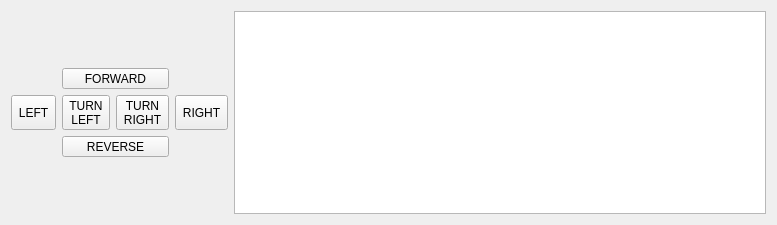
<?xml version="1.0" encoding="UTF-8"?>
<ui version="4.0">
 <class>MainWindow</class>
 <widget class="QMainWindow" name="MainWindow">
  <property name="geometry">
   <rect>
    <x>0</x>
    <y>0</y>
    <width>777</width>
    <height>225</height>
   </rect>
  </property>
  <property name="sizePolicy">
   <sizepolicy hsizetype="Preferred" vsizetype="Preferred">
    <horstretch>0</horstretch>
    <verstretch>0</verstretch>
   </sizepolicy>
  </property>
  <property name="windowTitle">
   <string>ROS HMI</string>
  </property>
  <widget class="QWidget" name="centralWidget">
   <property name="sizePolicy">
    <sizepolicy hsizetype="Maximum" vsizetype="Maximum">
     <horstretch>0</horstretch>
     <verstretch>0</verstretch>
    </sizepolicy>
   </property>
   <layout class="QVBoxLayout" name="verticalLayout">
    <item>
     <layout class="QHBoxLayout" name="topHorizontalLayout">
      <item>
       <layout class="QVBoxLayout" name="buttons">
        <item>
         <spacer name="verticalSpacer_2">
          <property name="orientation">
           <enum>Qt::Vertical</enum>
          </property>
          <property name="sizeHint" stdset="0">
           <size>
            <width>20</width>
            <height>40</height>
           </size>
          </property>
         </spacer>
        </item>
        <item>
         <layout class="QGridLayout" name="controlButtons">
          <property name="sizeConstraint">
           <enum>QLayout::SetDefaultConstraint</enum>
          </property>
          <item row="2" column="0">
           <widget class="QToolButton" name="leftButton">
            <property name="sizePolicy">
             <sizepolicy hsizetype="Preferred" vsizetype="Preferred">
              <horstretch>0</horstretch>
              <verstretch>0</verstretch>
             </sizepolicy>
            </property>
            <property name="text">
             <string>LEFT</string>
            </property>
           </widget>
          </item>
          <item row="2" column="3">
           <widget class="QToolButton" name="rightButton">
            <property name="sizePolicy">
             <sizepolicy hsizetype="Fixed" vsizetype="Preferred">
              <horstretch>0</horstretch>
              <verstretch>0</verstretch>
             </sizepolicy>
            </property>
            <property name="text">
             <string>RIGHT</string>
            </property>
           </widget>
          </item>
          <item row="3" column="1" colspan="2">
           <widget class="QToolButton" name="reverseButton">
            <property name="sizePolicy">
             <sizepolicy hsizetype="Preferred" vsizetype="Preferred">
              <horstretch>0</horstretch>
              <verstretch>0</verstretch>
             </sizepolicy>
            </property>
            <property name="text">
             <string>REVERSE</string>
            </property>
           </widget>
          </item>
          <item row="0" column="1" colspan="2">
           <widget class="QToolButton" name="forwardButton">
            <property name="sizePolicy">
             <sizepolicy hsizetype="Preferred" vsizetype="Preferred">
              <horstretch>0</horstretch>
              <verstretch>0</verstretch>
             </sizepolicy>
            </property>
            <property name="text">
             <string>FORWARD</string>
            </property>
           </widget>
          </item>
          <item row="2" column="2">
           <widget class="QToolButton" name="turnRightButton">
            <property name="sizePolicy">
             <sizepolicy hsizetype="Preferred" vsizetype="Preferred">
              <horstretch>0</horstretch>
              <verstretch>0</verstretch>
             </sizepolicy>
            </property>
            <property name="text">
             <string>TURN
RIGHT</string>
            </property>
           </widget>
          </item>
          <item row="2" column="1">
           <widget class="QToolButton" name="turnLeftButton">
            <property name="sizePolicy">
             <sizepolicy hsizetype="Preferred" vsizetype="Preferred">
              <horstretch>0</horstretch>
              <verstretch>0</verstretch>
             </sizepolicy>
            </property>
            <property name="text">
             <string>TURN
LEFT</string>
            </property>
           </widget>
          </item>
         </layout>
        </item>
        <item>
         <spacer name="verticalSpacer">
          <property name="orientation">
           <enum>Qt::Vertical</enum>
          </property>
          <property name="sizeHint" stdset="0">
           <size>
            <width>20</width>
            <height>40</height>
           </size>
          </property>
         </spacer>
        </item>
       </layout>
      </item>
      <item>
       <widget class="QPlainTextEdit" name="outputPlainTextEdit">
        <property name="sizePolicy">
         <sizepolicy hsizetype="Expanding" vsizetype="Expanding">
          <horstretch>0</horstretch>
          <verstretch>0</verstretch>
         </sizepolicy>
        </property>
        <property name="maximumSize">
         <size>
          <width>16777215</width>
          <height>16777215</height>
         </size>
        </property>
        <property name="readOnly">
         <bool>true</bool>
        </property>
       </widget>
      </item>
     </layout>
    </item>
   </layout>
  </widget>
 </widget>
 <layoutdefault spacing="6" margin="11"/>
 <resources/>
 <connections/>
</ui>
